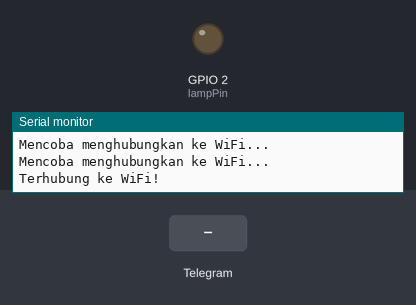
The sketch below on a simulated ESP32. On the bench: output pins drawn as LEDs (lit = HIGH), the last lines printed to the serial monitor. Inputs (shaded band) come from the test bench. WiFi joins after 1.5 s; servers stay silent unless stated.

Above: at 3.5 s.
3.6 s: Telegram message "/on" received
At 4.9 s:
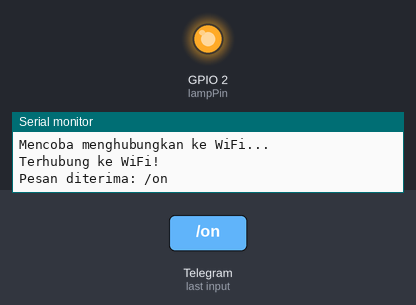
5.4 s: Telegram message "/off" received
At 6.2 s:
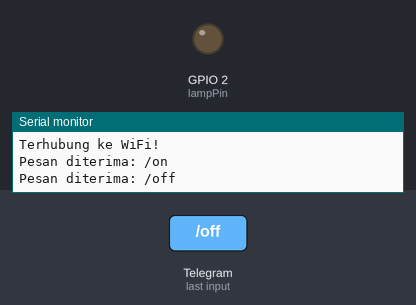
Timing chart, 0 to 8.4 s (numbered marks = the images above; inputs shaded):
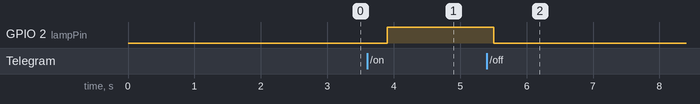

Measured:
- after the input at 3.6 s, GPIO 2 (lampPin): LOW → HIGH after 0.30 s
- after the input at 5.4 s, GPIO 2 (lampPin): HIGH → LOW after 0.10 s

The sketch:

senddata.ino
```cpp
#include <WiFi.h>
#include <WiFiClientSecure.h>
#include <UniversalTelegramBot.h>

const char* ssid = "Redmi Note 11";
const char* password = "punyaaku";
const char* botToken = "7928981214:AAGO7AJnLuSxZBPoriQzr1mlaXO2dL_Bh9U";
const char* chatID = "1311526288";
const int lampPin = 2;

WiFiClientSecure client;
UniversalTelegramBot bot(botToken, client);

void setup() {
  Serial.begin(115200);

  pinMode(lampPin, OUTPUT);

  WiFi.begin(ssid, password);
  while (WiFi.status() != WL_CONNECTED) {
    delay(1000);
    Serial.println("Mencoba menghubungkan ke WiFi...");
  }
  Serial.println("Terhubung ke WiFi!");

  client.setInsecure();
  bot.sendMessage(chatID, "Bot Telegram sudah terhubung dengan ESP32!", "");
}

void loop() {
  int numNewMessages = bot.getUpdates(bot.last_message_received + 1);

  for (int i = 0; i < numNewMessages; i++) {
    String message = bot.messages[i].text;
    String fromName = bot.messages[i].from_name;

    Serial.println("Pesan diterima: " + message);

    if (message == "/on") {
      digitalWrite(lampPin, HIGH);
      bot.sendMessage(chatID, "Lampu telah dinyalakan!", "");
    }

    else if (message == "/off") {
      digitalWrite(lampPin, LOW);
      bot.sendMessage(chatID, "Lampu telah dimatikan!", "");
    }
    else {
      bot.sendMessage(chatID, "Perintah tidak dikenali. Gunakan /on untuk menyalakan lampu atau /off untuk mematikan lampu.", "");
    }
  }

  delay(1000);
}
```
